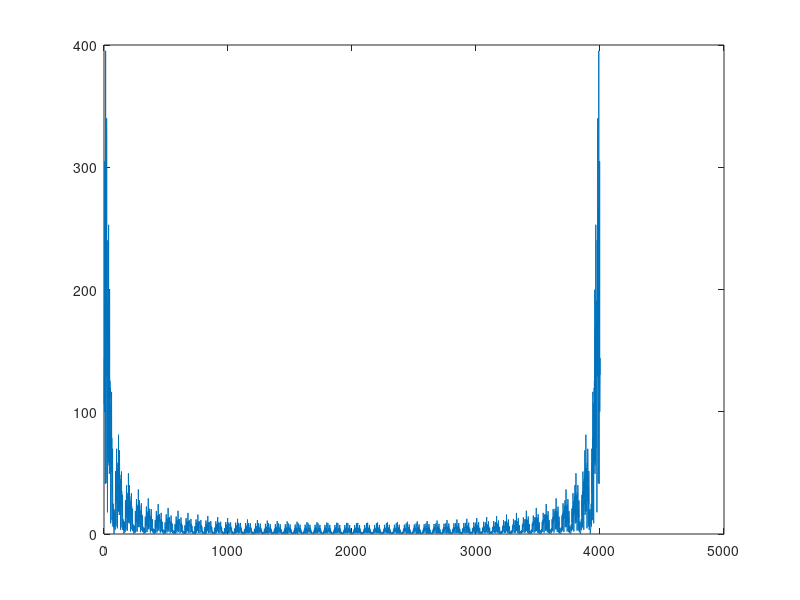

MATLAB code for this plot:
clc; clear; close all;
load('RWP.dat')

u = RWP(:,1);
y = RWP(:,2);
% w = RWP(:,3);

% 100Hz sampling frequency
t = 0:0.01:(length(u)-1)*0.01;

plot(abs(fft(u)))